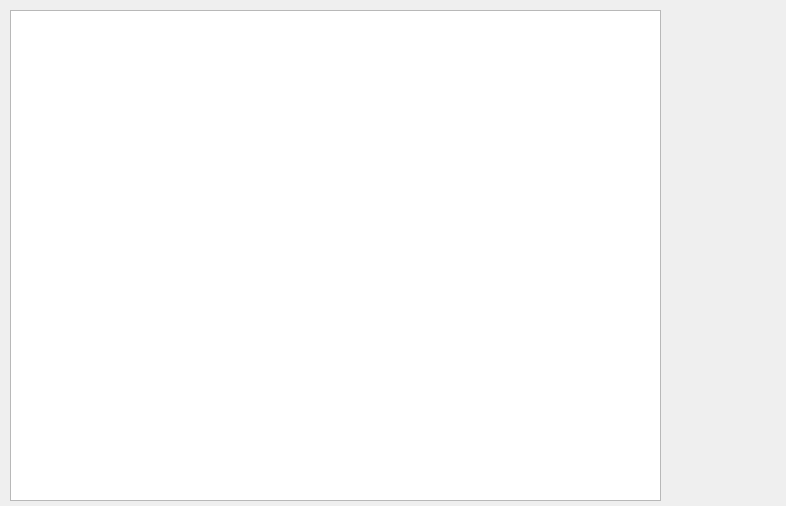
<?xml version="1.0" encoding="UTF-8"?>
<ui version="4.0">
 <class>LogMainEleWid</class>
 <widget class="QWidget" name="LogMainEleWid">
  <property name="geometry">
   <rect>
    <x>0</x>
    <y>0</y>
    <width>786</width>
    <height>506</height>
   </rect>
  </property>
  <property name="windowTitle">
   <string>Form</string>
  </property>
  <widget class="QTableView" name="tableView">
   <property name="geometry">
    <rect>
     <x>10</x>
     <y>10</y>
     <width>651</width>
     <height>491</height>
    </rect>
   </property>
  </widget>
  <widget class="QWidget" name="widget" native="true">
   <property name="geometry">
    <rect>
     <x>660</x>
     <y>20</y>
     <width>120</width>
     <height>411</height>
    </rect>
   </property>
  </widget>
 </widget>
 <resources/>
 <connections/>
</ui>
